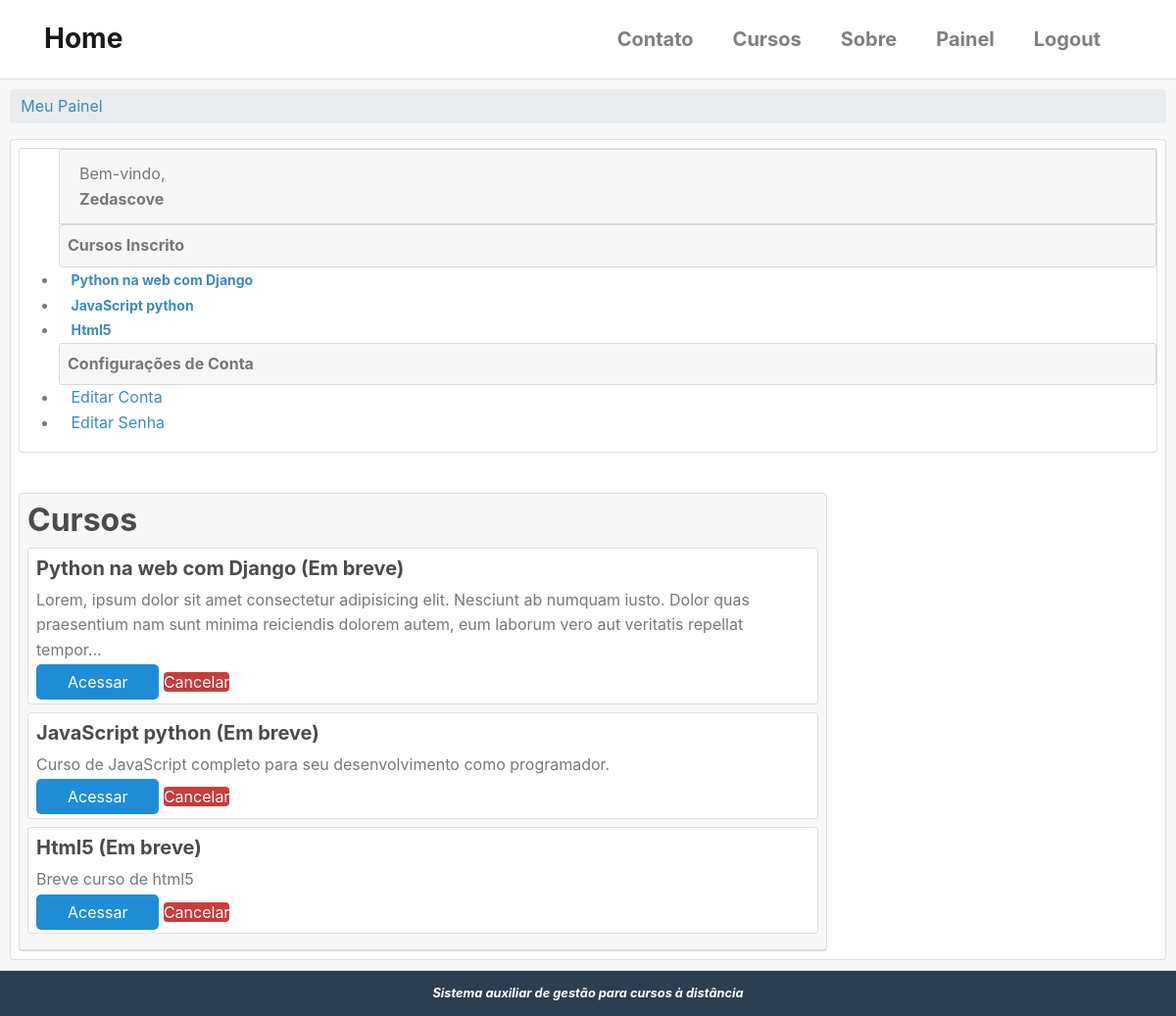
The app's page /conta/painel/ (signed in) with its own data.
### accounts/models.py (models this page shows, shortened)
class User(AbstractBaseUser, PermissionsMixin):
    username = models.CharField(
        'Usuário', max_length=30, unique=True,
        validators = [validators.RegexValidator(re.compile('^[\w.@+-]+$'),
        'O nome de usuário só pode conter letras, dígitos ou os seguintes caracteres: @/ ./ +/ -/ _',
        'Usuário inválido ou já existente!')]
    )
    email = models.EmailField('E-mail', unique=True)
    name = models.CharField('Nome', max_length=100, blank=True)
    is_active = models.BooleanField('Está ativo?', blank=True, default=True)
    is_staff = models.BooleanField('É da equipe?', blank=True, default=False)
    date_joined = models.DateTimeField('Data de Entrada', auto_now_add=True)
    objects = UserManager()
    USERNAME_FIELD = 'username'
    REQUIRED_FIELDS = ['email']
    class Meta:
        verbose_name = 'Usuário'
        verbose_name_plural = 'Usuários'
    def __str__(self):
        return self.name or self.username

### cursos/models.py (models this page shows, shortened)
class Enrollment(models.Model):
    STATUS_CHOICES = (
        (0, 'Pendente'),
        (1, 'Aprovado'),
        (2, 'Cancelado'),
        (3, 'Recusado'),
    )
    usuario = models.ForeignKey(
        settings.AUTH_USER_MODEL,
        verbose_name='Usuário',
        related_name='enrollments',
        on_delete=models.DO_NOTHING
    )
    curso = models.ForeignKey(
        Cursos, verbose_name='Curso',
        related_name='enrollments',
        on_delete=models.DO_NOTHING
    )
    status = models.ImageField(
        'Situação',
        choices=STATUS_CHOICES,
        default=0,
        blank=True
    )
    criado_em = models.DateTimeField('Criado em', auto_now_add=True)
    atualizado_em = models.DateTimeField('Atualizado em ', auto_now_add=True)
    class Meta:
        verbose_name = 'Inscrição'
        verbose_name_plural = 'Inscrições'
        """
        unique_together/unicidade - combina a unicidade entre cursos e usuário,
        ou seja, cada usuário se increve apenas uma vez para cada curso.
        """
        unique_together = (('usuario', 'curso'),)

class Cursos(models.Model):
    nome = models.CharField('Nome', max_length=100)
    slug = models.SlugField('Atalho')
    descricao = models.TextField('Descrição Simples', blank=True)
    sobre = models.TextField('Sobre o Curso', blank=True)
    data_inicial = models.DateField(
        'Data de início', null=True, blank=True,
    )
    imagem = models.ImageField(
        upload_to='cursos/imagens', verbose_name='Imagem',
        null=True, blank=True
    )
    criado_em = models.DateTimeField('Criado em', auto_now_add=True)
    atualizado_em = models.DateTimeField('Atualizado em ', auto_now_add=True)
    objects = CursosManager()
    def __str__(self):
        return self.nome
    class Meta:
        verbose_name = 'Curso'
        verbose_name_plural = 'Cursos'
        ordering = ['nome']  # ['-name'] ordem decrescente

### accounts/views.py (the view)
# urls.py: path('painel/', views.painel, name='painel'),
@login_required
def painel(request):
    template_name = 'accounts/dashboard.html'
    context = {}
    return render(request, template_name, context)

### cursos/templatetags/cursos_tags.py (called while the page is built)
@register.simple_tag
def listar_meus_cursos(user):
    return Enrollment.objects.filter(usuario=user)

### templates/accounts/dashboard.html (shortened to what this page needs)
{% extends "base.html" %}
{% load static %}
{% load cursos_tags %}
{% block content %}
{% listar_meus_cursos user as enrollments %}
<div class="card-header" style='padding: 10px;'>
    <div class="">
        <ul class="breadcrumb pure-menu-heading">
            {% block breadcrumb %}
            <li><a class="" href="{% url 'accounts:painel' %}">Meu Painel</a></li>
            {% endblock %}
        </ul>
    </div>
    <div class="card" style='margin: auto;'>
        <div class="pure-g-r content-ribbon">
            <div class="pure-u-1-4 m-2">
                <div class="card pure-menu pure-menu-open">
                    <ul>
                        <li class="card card-header">
                            Bem-vindo, <strong>{{ user }}</strong>
                        </li>
                        {% block menu_options %}
                        <li class="card card-header p-2"><strong>Cursos Inscrito</strong></li>
                        {% for enrollment in enrollments %}
                        <li>
                            <a href="{% url 'cursos:anuncios' enrollment.curso.slug %}">
                                <strong style="font-size: 14px">{{ enrollment.curso }}</strong>
                            </a>
                        </li>
                        {% empty %}
                        <li style='padding: 5px 0 5px 15px;'>Não há inscrições</li>
                        {% endfor %}
                        <li class="card card-header p-2"><strong>Configurações de Conta</strong></li>
                        <li>
                            <a href="{% url 'accounts:editar_usuario' %}">
                                Editar Conta
                            </a>
                        </li>
                        <li>
                            <a href="{% url 'accounts:editar_senha' %}">
                            Editar Senha</a>
                        </li>
                        {% endblock menu_options %}
                    </ul>
                </div>
            </div>
            <br>
            <div class="carddash pure-u-2-3 m-2">
                <div class="card">
                    <div class="card-header p-2">
                    {% block dashboard_content %}
                        <h2 class="font-weight-bold pure-menu-heading">Cursos</h2>
                        {% for enrollment in enrollments %}
                        <div class="card mb-2 p-2" >
                            <h3>{{ enrollment.curso }}
                            ({{ enrollment.curso.start_date|date:'d/m/Y'|default:'Em breve' }})
                            </h3>
                            {{ enrollment.curso.descricao | truncatechars:"200" }}
                            <div class="pure-controls mt-2">
                                <a href="{% url 'cursos:anuncios' enrollment.curso.slug %}" class="pure-button pure-button-primary">Acessar</a>
                                <a href="{% url 'cursos:cancelar_enrollment' enrollment.curso.slug %}" class="pure-button button-error">Cancelar</a>
                            </div>
                        </div>
                        {% empty %}
                        <aside class=pure-u-1>
                            <p style='padding: 5px 0 5px 15px;'>Não há inscrições</p>
                        </aside>
                        {% endfor %}
                        {% endblock %}
                    </div>
                </div>
            </div>
        </div>
    </div>
</div>
{% endblock content %}

### static/css/styles1.css (style rules this page uses)
* { -webkit-box-sizing: border-box; -moz-box-sizing: border-box; box-sizing: border-box; }
a { color: #3b8bba; }
.pure-menu li a { padding-left: 0.5em; }
.carddash { margin: 40px; width: 70%; }
.pure-button-primary { background-color: #1f8dd6; color: white; padding: 0.5em 2em; border-radius: 5px; }
ul.breadcrumb { padding: 0; }
ul.breadcrumb li { display: inline-block; }
ul.breadcrumb li a { display: inline-block; padding: 0.3em 0.7em; }
.button-success, .button-error, .button-warning, .button-secondary { color: white; border-radius: 4px; text-shadow: 0 1px 1px rgba(0, 0, 0, 0.2); }
.button-error { background: rgb(202, 60, 60); }
h1, h2, h3, h4, h5, h6 { font-weight: bold; color: rgb(75, 75, 75); }
h3 { font-size: 1.25em; }
a { color: #3b8bba; text-decoration: none; }

### records on screen
User: name "Zedascove"
Enrollment: curso "Python na web com Django", curso.start_date "Em breve", curso.descricao "Lorem, ipsum dolor sit amet consectetur adipisicing elit. Nesciunt ab numquam iusto. Dolor quas praesentium nam sunt minima reiciendis dolorem autem, eum laborum vero aut veritatis repellat tempor..."
Enrollment: curso "JavaScript python", curso.start_date "Em breve", curso.descricao "Curso de JavaScript completo para seu desenvolvimento como programador."
Enrollment: curso "Html5", curso.start_date "Em breve", curso.descricao "Breve curso de html5"
